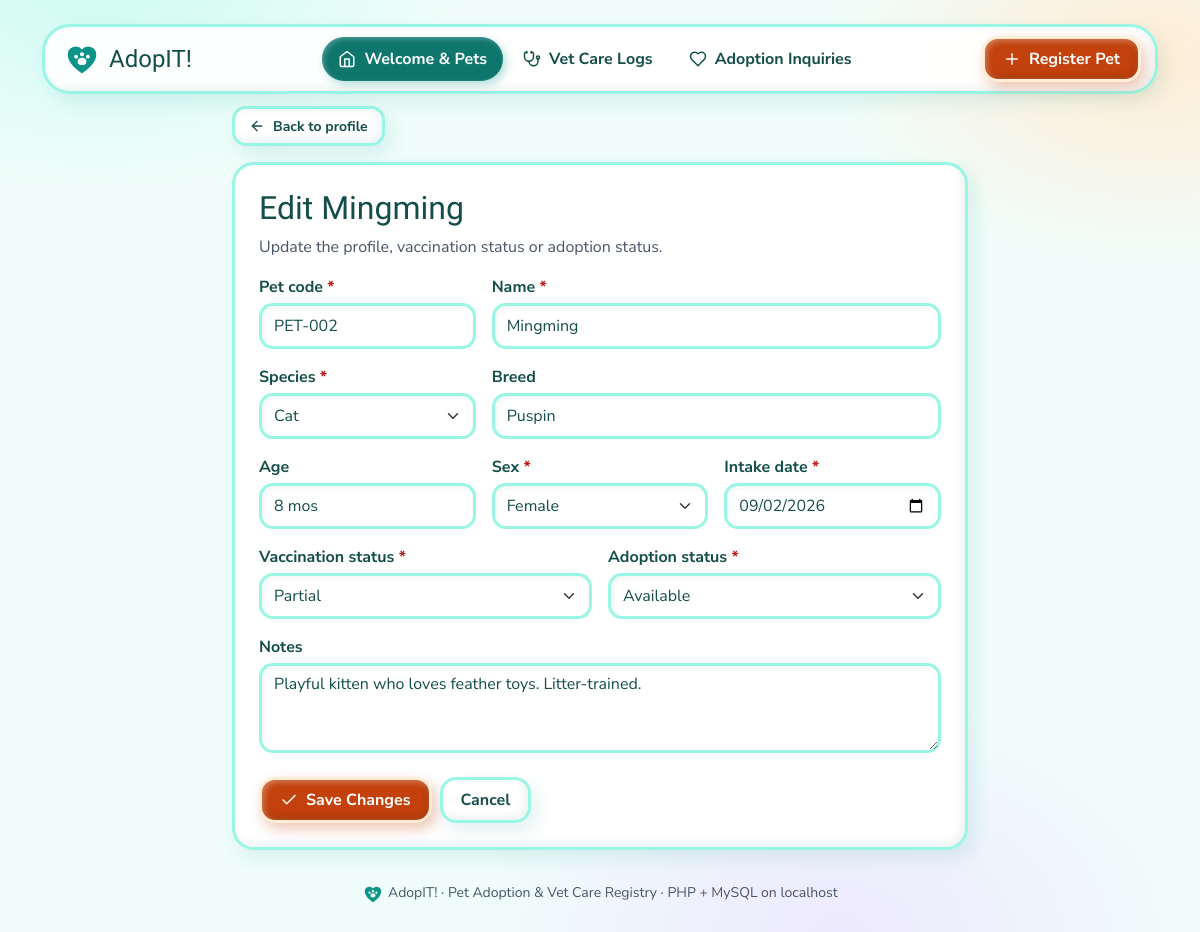
Page /edit.php?id=2 on the committed database.
### tables this page shows
CREATE TABLE pets (
  id INT UNSIGNED AUTO_INCREMENT PRIMARY KEY,
  pet_code VARCHAR(12) NOT NULL UNIQUE,
  name VARCHAR(60) NOT NULL,
  species VARCHAR(20) NOT NULL,
  breed VARCHAR(60) NOT NULL DEFAULT '',
  age_label VARCHAR(30) NOT NULL DEFAULT '',
  sex VARCHAR(10) NOT NULL DEFAULT 'Unknown',
  vaccination_status VARCHAR(20) NOT NULL DEFAULT 'Pending',
  adoption_status VARCHAR(20) NOT NULL DEFAULT 'Available',
  intake_date DATE NOT NULL,
  notes TEXT NULL,
  created_at TIMESTAMP NOT NULL DEFAULT CURRENT_TIMESTAMP,
  updated_at TIMESTAMP NOT NULL DEFAULT CURRENT_TIMESTAMP ON UPDATE CURRENT_TIMESTAMP
);

### includes/pet_form.php (the view, shortened to what this page needs)
<form method="post" class="needs-validation" novalidate>
  <div class="row g-3">
    <div class="col-sm-4">
      <label class="form-label" for="pet_code">Pet code <span class="req">*</span></label>
      <input class="form-control<?= inv($errors, 'pet_code') ?>" id="pet_code" name="pet_code" value="<?= e($pet['pet_code']) ?>"
             required pattern="[Pp][Ee][Tt]-[0-9]{3,6}" maxlength="10" autocomplete="off">
    </div>
    <div class="col-sm-8">
      <label class="form-label" for="name">Name <span class="req">*</span></label>
      <input class="form-control<?= inv($errors, 'name') ?>" id="name" name="name" value="<?= e($pet['name']) ?>" required maxlength="60">
    </div>
    <div class="col-sm-4">
      <label class="form-label" for="species">Species <span class="req">*</span></label>
      <select class="form-select<?= inv($errors, 'species') ?>" id="species" name="species" required>
        <option value="">Choose…</option><?= options(SPECIES, $pet['species']) ?>
      </select>
    </div>
    <div class="col-sm-8">
      <label class="form-label" for="breed">Breed</label>
      <input class="form-control<?= inv($errors, 'breed') ?>" id="breed" name="breed" value="<?= e($pet['breed']) ?>" maxlength="60" placeholder="e.g. Aspin, Puspin, Holland Lop">
    </div>
    <div class="col-sm-4">
      <label class="form-label" for="age_label">Age</label>
      <input class="form-control<?= inv($errors, 'age_label') ?>" id="age_label" name="age_label" value="<?= e($pet['age_label']) ?>" maxlength="30" placeholder="e.g. 2 yrs, 8 mos">
    </div>
    <div class="col-sm-4">
      <label class="form-label" for="sex">Sex <span class="req">*</span></label>
      <select class="form-select<?= inv($errors, 'sex') ?>" id="sex" name="sex" required><?= options(SEXES, $pet['sex']) ?></select>
    </div>
    <div class="col-sm-4">
      <label class="form-label" for="intake_date">Intake date <span class="req">*</span></label>
      <input type="date" class="form-control<?= inv($errors, 'intake_date') ?>" id="intake_date" name="intake_date"
             value="<?= e($pet['intake_date']) ?>" max="<?= date('Y-m-d') ?>" required>
    </div>
    <div class="col-sm-6">
      <label class="form-label" for="vaccination_status">Vaccination status <span class="req">*</span></label>
      <select class="form-select<?= inv($errors, 'vaccination_status') ?>" id="vaccination_status" name="vaccination_status" required><?= options(VACC_STATUSES, $pet['vaccination_status']) ?></select>
    </div>
    <div class="col-sm-6">
      <label class="form-label" for="adoption_status">Adoption status <span class="req">*</span></label>
      <select class="form-select<?= inv($errors, 'adoption_status') ?>" id="adoption_status" name="adoption_status" required><?= options(ADOPTION_STATUSES, $pet['adoption_status']) ?></select>
    </div>
    <div class="col-12">
      <label class="form-label" for="notes">Notes</label>
      <textarea class="form-control<?= inv($errors, 'notes') ?>" id="notes" name="notes" rows="3" maxlength="1000" placeholder="Temperament, rescue story, special needs…"><?= e($pet['notes']) ?></textarea>
    </div>
  </div>
  <div class="d-flex flex-wrap gap-2 mt-4">
    <button type="submit" class="btn btn-cta"><?= icon('check', 18) ?><?= e($submitLabel) ?></button>
    <a class="btn btn-clay" href="<?= e($cancelUrl) ?>">Cancel</a>
  </div>
</form>

### edit.php (shortened to what this page needs)
<?php
require __DIR__ . '/includes/functions.php';
$pdo = db();
$id = (int) ($_GET['id'] ?? 0);
$pet = find_pet($pdo, $id);
$originalName = $pet['name'];
$errors = [];
$submitLabel = 'Save Changes';
$cancelUrl = 'view.php?id=' . $id;
require __DIR__ . '/includes/header.php';
?>
<div class="row justify-content-center">
  <div class="col-lg-9 col-xl-8">
    <a class="btn btn-clay btn-sm mb-3" href="view.php?id=<?= $id ?>"><?= icon('arrow-left', 16) ?>Back to profile</a>
    <div class="clay-card pop-in">
      <h1 class="h2">Edit <?= e($originalName) ?></h1>
      <p class="text-muted-ink">Update the profile, vaccination status or adoption status.</p>
      <?php require __DIR__ . '/includes/pet_form.php'; ?>
    </div>
  </div>
</div>
<?php require __DIR__ . '/includes/footer.php'; ?>

### assets/app.css (style rules this page uses)
:root { --teal: #0D9488; --teal-ink: #0F766E; --ink: #134E4A; --canvas: #F0FDFA; --muted-ink: #475569; --border: #99F6E4; --cta: #C2410C; --cta-hover: #9A3412; --danger: #B91C1C; --radius-clay: 22px; --clay-shadow: inset -3px -3px 8px rgba(19, 78, 74, .08), inset 3px 3px 8px rgba(255, 255, 255, .9), 6px 8px 18px rgba(13, 148, 136, .12); --clay-shadow-hover: inset -3px -3px 8px rgba(19, 78, 74, .08), inset 3px 3px 8px rgba(255, 255, 255, .9), 8px 14px 26px rgba(13, 148, 136, .2); --spring: cubic-bezier(.34, 1.56, .64, 1); --font-heading: "Varela Round", "Arial Rounded MT Bold", "Segoe UI", system-ui, sans-serif; --font-body: "Nunito Sans", "Segoe UI", system-ui, sans-serif; }
body { font-family: var(--font-body); color: var(--ink); background: radial-gradient(520px 320px at 8% -4%, #CCFBF1 0, transparent 70%), radial-gradient(460px 300px at 96% 6%, #FFEDD5 0, transparent 70%), radial-gradient(520px 340px at 70% 100%, #EDE9FE 0, transparent 70%), var(--canvas); background-attachment: fixed; min-height: 100vh; }
h1, h2, h3, h4, .brand, .stat-num { font-family: var(--font-heading); color: var(--ink); }
a { color: var(--teal-ink); }
.text-muted-ink { color: var(--muted-ink); }
.clay-card { background: #fff; border: 3px solid var(--border); border-radius: var(--radius-clay); box-shadow: var(--clay-shadow); padding: 24px; }
.pop-in { animation: pop-in .42s var(--spring) backwards; animation-delay: calc(var(--i, 0) * 60ms); }
.btn { display: inline-flex; align-items: center; justify-content: center; gap: 8px; min-height: 44px; font-weight: 700; border-radius: 16px; border-width: 3px; padding: 8px 18px; cursor: pointer; transition: transform .2s var(--spring), background-color .2s ease, box-shadow .2s ease; }
.btn-cta { --bs-btn-color: #fff; --bs-btn-bg: var(--cta); --bs-btn-border-color: #FFEDD5; --bs-btn-hover-color: #fff; --bs-btn-hover-bg: var(--cta-hover); --bs-btn-hover-border-color: #FED7AA; --bs-btn-active-color: #fff; --bs-btn-active-bg: var(--cta-hover); --bs-btn-active-border-color: #FED7AA; box-shadow: inset 2px 2px 6px rgba(255, 255, 255, .35), inset -2px -3px 6px rgba(0, 0, 0, .15), 4px 6px 14px rgba(194, 65, 12, .3); }
.btn-clay { --bs-btn-color: var(--ink); --bs-btn-bg: #fff; --bs-btn-border-color: var(--border); --bs-btn-hover-color: var(--ink); --bs-btn-hover-bg: #CCFBF1; --bs-btn-hover-border-color: #5EEAD4; --bs-btn-active-color: var(--ink); --bs-btn-active-bg: #CCFBF1; --bs-btn-active-border-color: #5EEAD4; box-shadow: var(--clay-shadow); }
.btn-sm { min-height: 40px; padding: 6px 14px; border-radius: 14px; }
.form-label { font-weight: 700; margin-bottom: 4px; }
.form-control, .form-select { min-height: 46px; border: 3px solid var(--border); border-radius: 14px; color: var(--ink); box-shadow: inset 2px 2px 5px rgba(19, 78, 74, .06); transition: border-color .2s ease, box-shadow .2s ease; }
.form-control::placeholder { color: #64748B; }
.req { color: var(--danger); }

### rows in the picture
pets: name "Mingming", pet_code "PET-002", species "Cat", breed "Puspin", age_label "8 mos", sex "Female", intake_date "09/02/2026", vaccination_status "Partial", adoption_status "Available", notes "Playful kitten who loves feather toys. Litter-trained."

### other values in the picture
$label "Welcome & Pets"
$label "Vet Care Logs"
$label "Adoption Inquiries"
$submitLabel "Save Changes"
